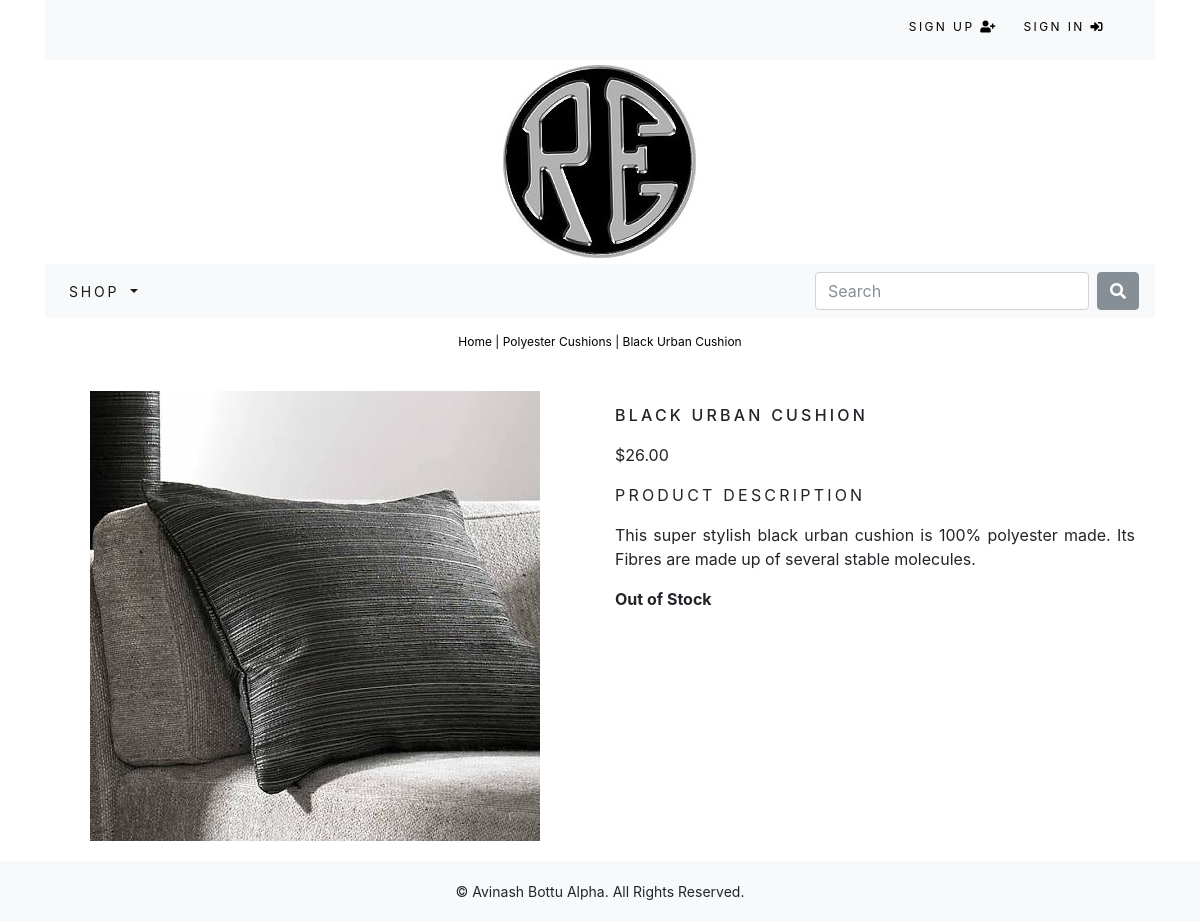
Before: /shop/polyester-cushions/black-urban-cushion with the older database file.
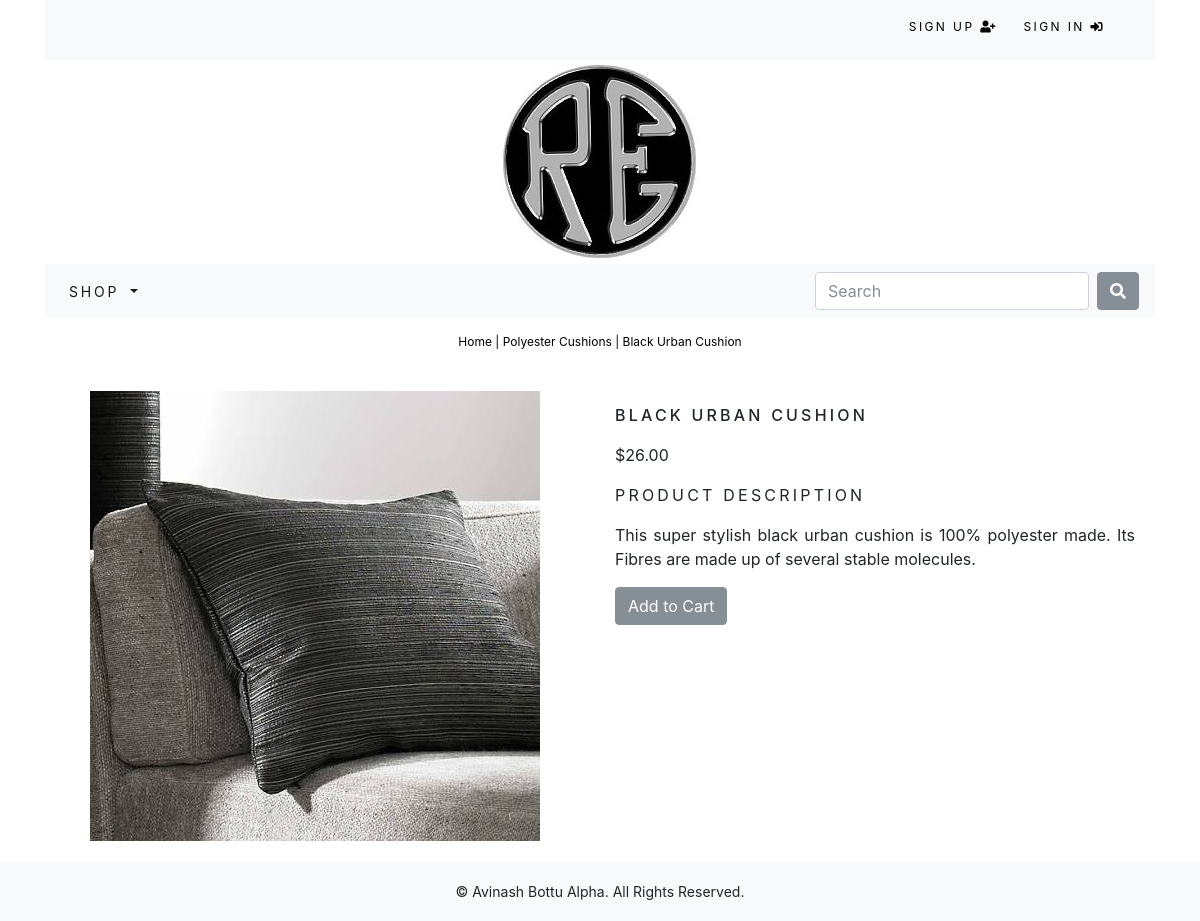
After: the same page with the newer database file.
### shop/models.py (models this page shows, shortened)
class Product(models.Model):
    name = models.CharField(max_length=250, unique=True)
    slug = models.SlugField(max_length=250, unique=True)
    description = models.TextField(blank=True)
    category = models.ForeignKey(Category, on_delete=models.CASCADE)
    price = models.DecimalField(max_digits=10 , decimal_places=2)
    image = models.ImageField(upload_to="product", blank=True)
    stock = models.IntegerField()
    available = models.BooleanField(default=True)
    created = models.DateTimeField(auto_now_add=True)
    updated = models.DateTimeField(auto_now=True)
    class Meta:
        ordering = ('name',)
        verbose_name = 'product'
        verbose_name_plural = 'product'

class Category(models.Model):
    name = models.CharField(max_length=250, unique=True)
    slug = models.SlugField(max_length=250, unique=True)
    description = models.TextField(blank=True)
    image = models.ImageField(upload_to="category", blank=True)
    class Meta:
        ordering = ('name',)
        verbose_name = 'category'
        verbose_name_plural = 'categories'
    def get_url(self):
        return reverse('shop:products_by_category', args=[self.slug])
    def __str__(self):
        return '{}'.format(self.name)

### shop/views.py (the view)
# urls.py: path('<slug:c_slug>/<slug:product_slug>', views.ProdCatDetail, name='ProdCatDetail'),
def ProdCatDetail(request,c_slug,product_slug):
    try:
        product=Product.objects.get(category__slug=c_slug,slug=product_slug)
    except Exception as e:
        raise e
    return render(request, 'shop/product.html', {'product':product})

### cart/context_processors.py (called while the page is built)
def counter(request):
    item_count = 0
    if 'admin' in request.path:
        return {}
    else:
        try:
            cart = Cart.objects.filter(cart_id=_cart_id(request))
            cart_items = CartItem.objects.all().filter(cart=cart[:1])
            for cart_item in cart_items:
                item_count += cart_item.quantity
        except Cart.DoesNotExist:
            item_count = 0
        return dict(item_count = item_count)

### cart/views.py (called while the page is built)
def _cart_id(request):
    cart = request.session.session_key
    if not cart:
        cart = request.session.create()
    return cart

### shop/context_processors.py (called while the page is built)
def menu_links(request):
	links = Category.objects.all()
	return dict(links=links)

### shop/templates/shop/product.html (shortened to what this page needs)
{% extends "base.html" %}
{% load staticfiles %}
{% block content %}
	<div class="row my_prod_row_class">
		<div class="mx-auto">
			<p><a href="{% url 'shop:allProdCat' %}">Home</a> | <a href="{{ product.category.get_url }}">{{product.category}}</a> | {{product.name}}</p>
		</div>
		<div class="container">
			<br>
			<div class="row">
				<div class="col-12 col-sm-12 col-md-12 col-lg-6 text-center">
					<div style="min-width: 18rem;">
						<img src="{{product.image.url}}" alt="{{product.name}}">
					</div>
				</div>
				<div class="col-12 col-sm-12 col-md-12 col-lg-6">
					<div>
						<h1 class="my_prod_title">{{product.name}}</h1>
						<p>${{product.price}}</p>
						<p class="my_title">Product Description</p>
						<p class="text-justify my_prod_text">{{product.description}}</p>
						{% if product.stock <= 0%}
							<p class="text-justify my_prod_text"><b>Out of Stock</b></p>
						{% else %}
							<a class="btn btn-secondary" href="{% url 'cart:add_cart' product.id %}">Add to Cart</a>
						{% endif %}
					</div>
				</div>
			</div>
		</div>
	</div>
{% endblock %}

### shop/templates/base.html (shortened to what this page needs)
{% load staticfiles %}
<!DOCTYPE html>
<html lang="en">
<head>
    <link rel="stylesheet" href="{% static 'css/custom.css' %}">
    <link rel="stylesheet" href="{% static 'css/bootstrap.min.css' %}">
    <link rel="stylesheet" type="text/css" href="{% static 'css/fontawesome-all.min.css' %}">
</head>
<body>
    <div class="container">
        <div class="container-fluid bg-light navbar-fixed-top my_top_navbar_div">
            {%  include 'top-navbar.html' %}
        </div>
        {% include 'header.html' %}
        {% include 'navbar.html' %}
        {% block content %}
        {% endblock %}
    </div>
        {% include 'footer.html' %}
</body>
</html>

### shop/templates/top-navbar.html
<div class="container">
	<div class="my_custom_menu">
		<ul>
			{% if request.user.is_authenticated and request.user.first_name %}
			<li>
				Welcome, {{ request.user.first_name }} <i class="fas fa-user-circle"></i>
			</li>
			<li>
				<a href="{% url 'signout' %}">Sign Out <i class="fas fa-sign-out-alt"></i></a>
			</li>
			{% else %}
			<li>
				<a href="{% url 'signup' %}">Sign Up <i class="fas fa-user-plus"></i></a>
			</li>
			<li>
				<a href="{% url 'signin' %}">Sign In <i class="fas fa-sign-in-alt"></i></a>
			</li>
			{% endif %}
		</ul>
	</div>
</div>

### shop/templates/header.html
{% load staticfiles %}
<header>
    <center>
        <a href="{% url "shop:allProdCat" %}"> <img src="{% static 'img/logob.jpg' %}" alt="Perfect Cushion Store"></a>
    </center>
</header>

### shop/templates/navbar.html (shortened to what this page needs)
<nav class="navbar navbar-expand-lg navbar-light bg-light">
  <div class="collapse navbar-collapse" id="navbarSupportedContent">
    <ul class="navbar-nav mr-auto">
      <li class="nav-item dropdown {% if 'shop' in request.path %}active{% endif %}">
        <a class="nav-link dropdown-toggle" href="#" id="navbarDropdown" role="button" data-toggle="dropdown" aria-haspopup="true" aria-expanded="false">
          Shop
        </a>
      </li>
    </ul>
    <form class="form-inline my-2 my-lg-0" action="{% url 'search_app:searchResult' %}" method="get">
       <input class="form-control mr-sm-2" type="search" placeholder="Search" aria-label="Search" name="q">
       <button class="btn btn-secondary my-2 my-sm-0" type="submit"><i class="fas fa-search"></i></button>
    </form>
  </div>
</nav>

### shop/templates/footer.html
<div class="footer navbar-fixed-bottom my_footer">
    <p class="text-center " >&copy; Avinash Bottu Alpha. All Rights Reserved.</p>
</div>

### static/css/custom.css (style rules this page uses)
body { font-family: 'Roboto', sans-serif; }
.nav-item { letter-spacing: .2em; font-size: 14px; text-transform: uppercase; }
.my_footer { background-color: #f8f9fa; height: 60px; }
.my_footer p { padding-top: 20px; font-size: 14px; }
.my_title { font-size: 16px; text-transform: uppercase; letter-spacing: .2em; }
.my_prod_row_class { padding-top: 15px; padding-bottom: 20px; }
.my_prod_row_class .mx-auto p { color: #000; font-size: 12px; }
.my_prod_row_class .mx-auto p a { color: #000; font-size: 12px; text-decoration: none; }
.my_prod_title { font-size: 16px; text-transform: uppercase; letter-spacing: .2em; padding-top: 15px; padding-bottom: 10px; }
.my_prod_text { padding-right: 20px; }
.my_top_navbar_div { height: 60px; line-height: 50px; }
.my_custom_menu { text-align: right !important; }
.my_custom_menu ul li { list-style: none; color: #000; text-transform: uppercase; letter-spacing: .2em; font-size: 12px; padding-right: 20px; display: inline; }
.my_custom_menu ul li a { text-decoration: none; color: #000; list-style: none; text-transform: uppercase; letter-spacing: .2em; font-size: 12px; }

Changed rows visible on the page:
changed Product "BLACK URBAN CUSHION": stock 0 → 44 (drawn)
Other visible differences:
text no longer shown: "Out of Stock"
text now shown: "Add to Cart"
